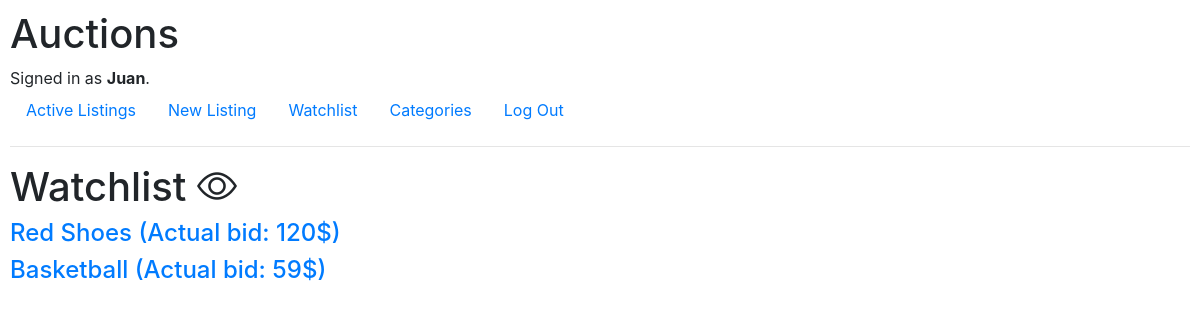
Screenshot of /watchlist (signed in) with the database file from the repository.
### auctions/models.py (models this page shows, shortened)
class User(AbstractUser):
    def __str__(self):
        return f"{self.id} ({self.username})"

class Watchlist(models.Model):
    user =  models.ForeignKey(User, on_delete=models.CASCADE, related_name="user")
    item = models.ForeignKey(Auction, on_delete=models.CASCADE, related_name="item")

class Auction(models.Model):
    itemname = models.CharField(max_length=64)
    owner =  models.ForeignKey(User, on_delete=models.CASCADE, related_name="itemowner")
    category = models.CharField(max_length=64)
    imgurl =  models.CharField(max_length=1000)
    description = models.CharField(max_length=1000)
    currentbid = models.IntegerField()
    isactive = models.BooleanField()
    winnerid = models.IntegerField()
    def __str__(self):
        return f"{self.itemname} published by {self.owner} ({self.category})"

### auctions/views.py (the view)
# urls.py: path("watchlist", views.watchlist, name="watchlist"),
@login_required
def watchlist(request):
    u = request.user
    w = Watchlist.objects.filter(user=u)
    try:
        print(w[0].item)
    except:
        return render(request, "auctions/watchlist.html", {
        "message":"There are no items in your watchlist"
    })
    print(f"length of wl {len(w)}")
    return render(request, "auctions/watchlist.html", {
        "watchlist":w
    })

### auctions/templates/auctions/watchlist.html (shortened to what this page needs)
{% extends "auctions/layout.html" %}
{% block body %}
    <h1>Watchlist <i class="bi bi-eye"></i></h1>
    {% for list in watchlist %}
    <h4><a href="{{ list.item.itemname }}">{{ list.item.itemname }} (Actual bid: {{ list.item.currentbid }}$)</a></h4>
    {% endfor %}
{% endblock %}

### auctions/templates/auctions/layout.html (shortened to what this page needs)
{% load static %}
<!DOCTYPE html>
<html lang="en">
    <head>
        <link rel="stylesheet" href="https://stackpath.bootstrapcdn.com/bootstrap/4.4.1/css/bootstrap.min.css">
        <link href="{% static 'auctions/styles.css' %}" rel="stylesheet">
        <link rel="stylesheet" href="https://cdn.jsdelivr.net/npm/bootstrap-icons@1.8.0/font/bootstrap-icons.css">
    </head>
    <body>
        <h1>Auctions</h1>
        <div>
            {% if user.is_authenticated %}
                Signed in as <strong>{{ user.username }}</strong>.
            {% else %}
                Not signed in.
            {% endif %}
        </div>
        <ul class="nav">
            <li class="nav-item">
                <a class="nav-link" href="{% url 'index' %}">Active Listings</a>
            </li>
            {% if user.is_authenticated %}
                <li class="nav-item">
                    <a class="nav-link" href="{% url 'new' %}">New Listing</a>
                </li>
                <li class="nav-item">
                    <a class="nav-link" href="{% url 'watchlist' %}">Watchlist</a>
                </li>
                <li class="nav-item">
                    <a class="nav-link" href="{% url 'categoriesf' %}">Categories</a>
                </li>
                <li class="nav-item">
                    <a class="nav-link" href="{% url 'logout' %}">Log Out</a>
                </li>
            {% endif %}
        </ul>
        <hr>
        {% block body %}
        {% endblock %}
    </body>
</html>

### auctions/static/auctions/styles.css (style rules this page uses)
body { padding: 10px; }

### rows the page displays
User: username "Juan"
Watchlist: item.itemname "Red Shoes", item.currentbid "120"
Watchlist: item.itemname "Basketball", item.currentbid "59"
